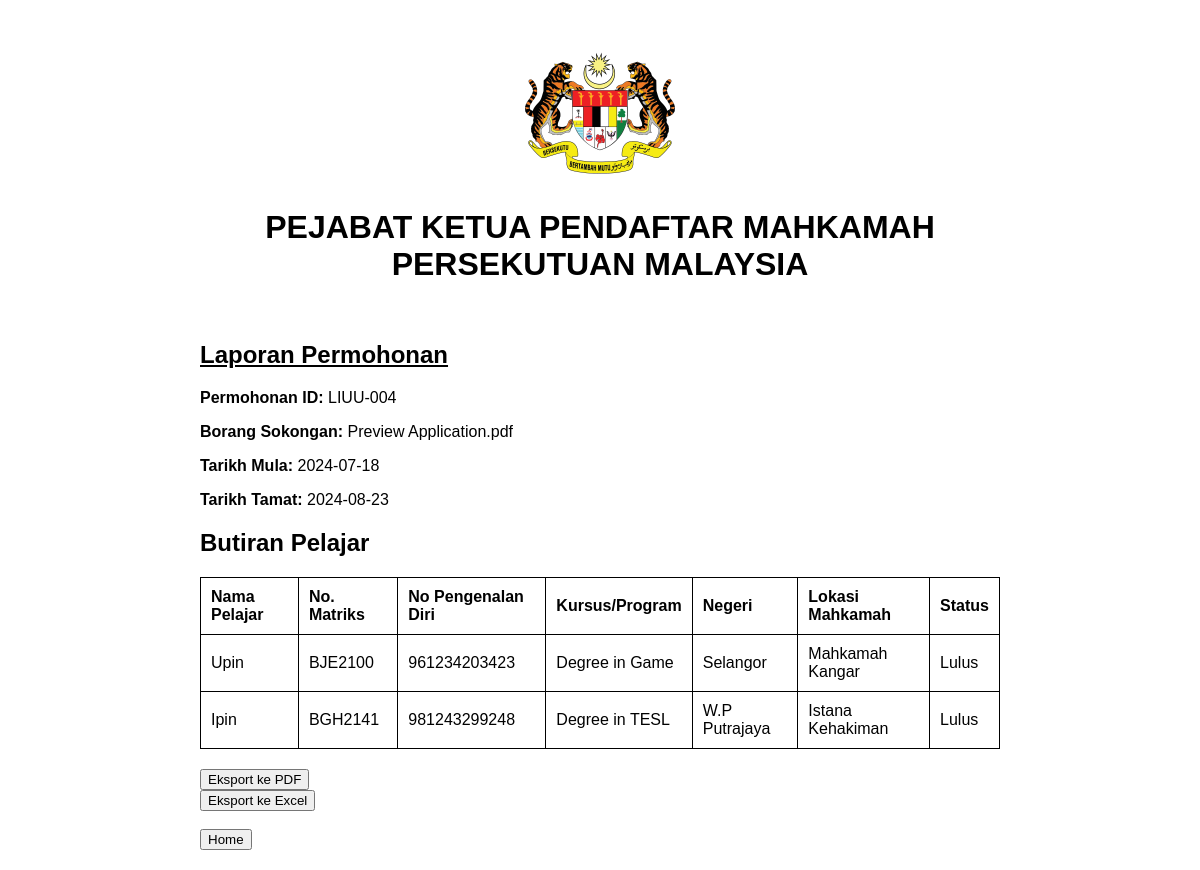
The app's page /report.php?application_id=LIUU-004 with its own data.
### tables this page shows
CREATE TABLE `internship_applications` (
  `application_id` varchar(10) NOT NULL,
  `borang_sokongan` varchar(255) DEFAULT NULL,
  `start_date` date DEFAULT NULL,
  `end_date` date DEFAULT NULL,
  `user_id` int(11) DEFAULT NULL,
  `nama_pegawai` varchar(255) DEFAULT NULL,
  `appeal_status` enum('Tiada','Dalam Proses','Lulus','Tidak Lulus') DEFAULT 'Tiada'
);

CREATE TABLE `students` (
  `student_id` int(11) NOT NULL,
  `student_name` varchar(255) DEFAULT NULL,
  `student_matrics` varchar(50) DEFAULT NULL,
  `student_ic` varchar(50) DEFAULT NULL,
  `negeri_id` int(11) DEFAULT NULL,
  `lokasi_id` int(11) DEFAULT NULL,
  `application_id` varchar(10) DEFAULT NULL,
  `status` enum('Sedang Diproses','Lulus','Tidak Lulus') DEFAULT 'Sedang Diproses',
  `kursus` varchar(255) DEFAULT NULL
);

CREATE TABLE `tblnegeri` (
  `id_negeri` int(11) NOT NULL,
  `negeri` varchar(50) NOT NULL,
  `letterhead` varchar(50) DEFAULT NULL,
  `title` varchar(50) DEFAULT NULL,
  `emelby` varchar(50) DEFAULT NULL,
  `title_en` varchar(50) DEFAULT NULL,
  `emelby_en` varchar(50) DEFAULT NULL
);

CREATE TABLE `tbllokasi` (
  `id_lokasi` int(11) NOT NULL,
  `lokasi` varchar(255) NOT NULL,
  `negeri_lokasi` varchar(50) NOT NULL,
  `no_tel_lokasi` varchar(25) NOT NULL,
  `id_negeri` int(11) NOT NULL
);

### report.php (the view, shortened to what this page needs)
<?php
include 'db_connect.php';
$application_id = $_GET['application_id'];
try {
    $stmt = $pdo->prepare("SELECT ia.application_id, ia.borang_sokongan, ia.start_date, ia.end_date, s.student_name, s.student_matrics, s.student_ic, s.kursus, n.negeri, l.lokasi, s.status
                           FROM internship_applications ia
                           INNER JOIN students s ON ia.application_id = s.application_id
                           INNER JOIN tblnegeri n ON s.negeri_id = n.id_negeri
                           INNER JOIN tbllokasi l ON s.lokasi_id = l.id_lokasi
                           WHERE ia.application_id = :application_id");
    $stmt->bindParam(':application_id', $application_id);
    $stmt->execute();
    $application_details = $stmt->fetchAll(PDO::FETCH_ASSOC);
} catch (PDOException $e) {
    die('Database connection failed: ' . $e->getMessage());
}
?>
<!DOCTYPE html>
<html lang="en">
<head>
</head>
<body>
<div class="container">
    <br>
    <img src="images/gov.png" alt="Government Logo" class="gov-logo">
    <h1 style="text-align: center;">PEJABAT KETUA PENDAFTAR MAHKAMAH PERSEKUTUAN MALAYSIA</h1>
    <br>
    <?php if (!empty($application_details)) : ?>
        <h2><u>Laporan Permohonan</u></h2>
        <p><strong>Permohonan ID:</strong> <?php echo htmlspecialchars($application_details[0]['application_id']); ?></p>
        <p><strong>Borang Sokongan:</strong> <?php echo htmlspecialchars($application_details[0]['borang_sokongan']); ?></p>
        <p><strong>Tarikh Mula:</strong> <?php echo htmlspecialchars($application_details[0]['start_date']); ?></p>
        <p><strong>Tarikh Tamat:</strong> <?php echo htmlspecialchars($application_details[0]['end_date']); ?></p>
        <h2>Butiran Pelajar</h2>
        <table>
            <thead>
                <tr>
                    <th>Nama Pelajar</th>
                    <th>No. Matriks</th>
                    <th>No Pengenalan Diri</th>
                    <th>Kursus/Program</th>
                    <th>Negeri</th>
                    <th>Lokasi Mahkamah</th>
                    <th>Status</th>
                </tr>
            </thead>
            <tbody>
                <?php foreach ($application_details as $detail) : ?>
                    <tr>
                        <td><?php echo htmlspecialchars($detail['student_name']); ?></td>
                        <td><?php echo htmlspecialchars($detail['student_matrics']); ?></td>
                        <td><?php echo htmlspecialchars($detail['student_ic']); ?></td>
                        <td><?php echo htmlspecialchars($detail['kursus']); ?></td>
                        <td><?php echo htmlspecialchars($detail['negeri']); ?></td>
                        <td><?php echo htmlspecialchars($detail['lokasi']); ?></td>
                        <td><?php echo htmlspecialchars($detail['status']); ?></td>
                    </tr>
                <?php endforeach; ?>
            </tbody>
        </table>
    <?php else : ?>
        <p>No details found for the selected application ID.</p>
    <?php endif; ?>
    <form method="post" action="export_pdf.php" target="_blank">
        <button type="submit" class="btn btn-success">Eksport ke PDF</button>
    </form>
    <form method="post" action="export_excel.php" target="_blank">
        <button type="submit" class="btn btn-primary no-print">Eksport ke Excel</button>
    </form>
    <br>
    <form method="post" action="display.php" target="_blank">
        <button type="submit" class="btn btn-success">Home</button>
    </form>
</div>
</body>
</html>

### report.php (style rules this page uses)
body { font-family: Arial, sans-serif; margin: 0; padding: 20px; }
.container { width: 100%; max-width: 800px; margin: 0 auto; }
h1 { text-align: center; margin-bottom: 20px; }
table { width: 100%; border-collapse: collapse; margin-bottom: 20px; }
table, th, td { border: 1px solid black; }
th, td { padding: 10px; text-align: left; }
.gov-logo { display: block; margin: 0 auto 20px; max-width: 150px; height: auto; }

### records on screen
internship_applications: application_id "LIUU-004", borang_sokongan "Preview Application.pdf", start_date "2024-07-18", end_date "2024-08-23"
students: student_name "Upin", student_matrics "BJE2100", student_ic "961234203423", kursus "Degree in Game", negeri.negeri "Selangor", lokasi.lokasi "Mahkamah Kangar", status "Lulus"
students: student_name "Ipin", student_matrics "BGH2141", student_ic "981243299248", kursus "Degree in TESL", negeri.negeri "W.P Putrajaya", lokasi.lokasi "Istana Kehakiman", status "Lulus"
